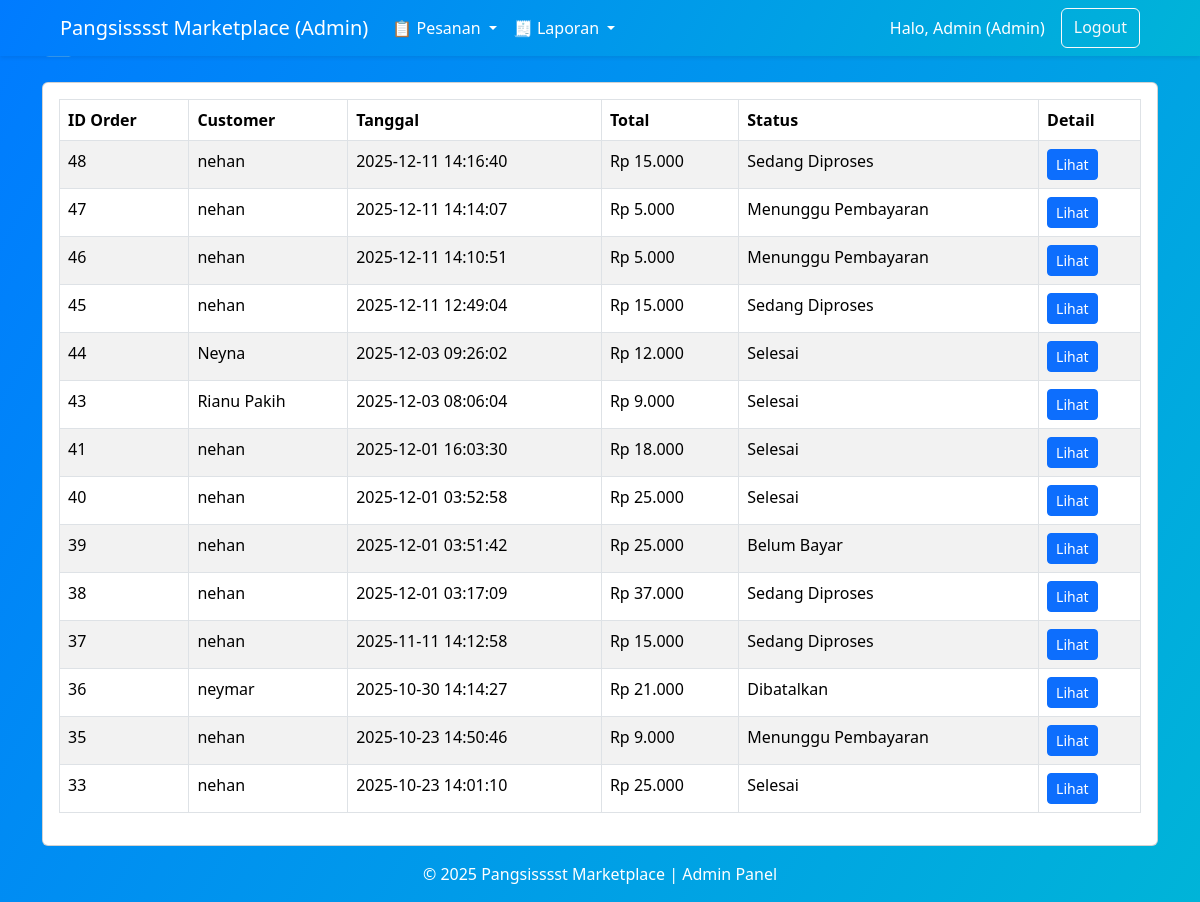
/dashboard_admin/histori.php (signed in), run on an earlier commit of the app's database.
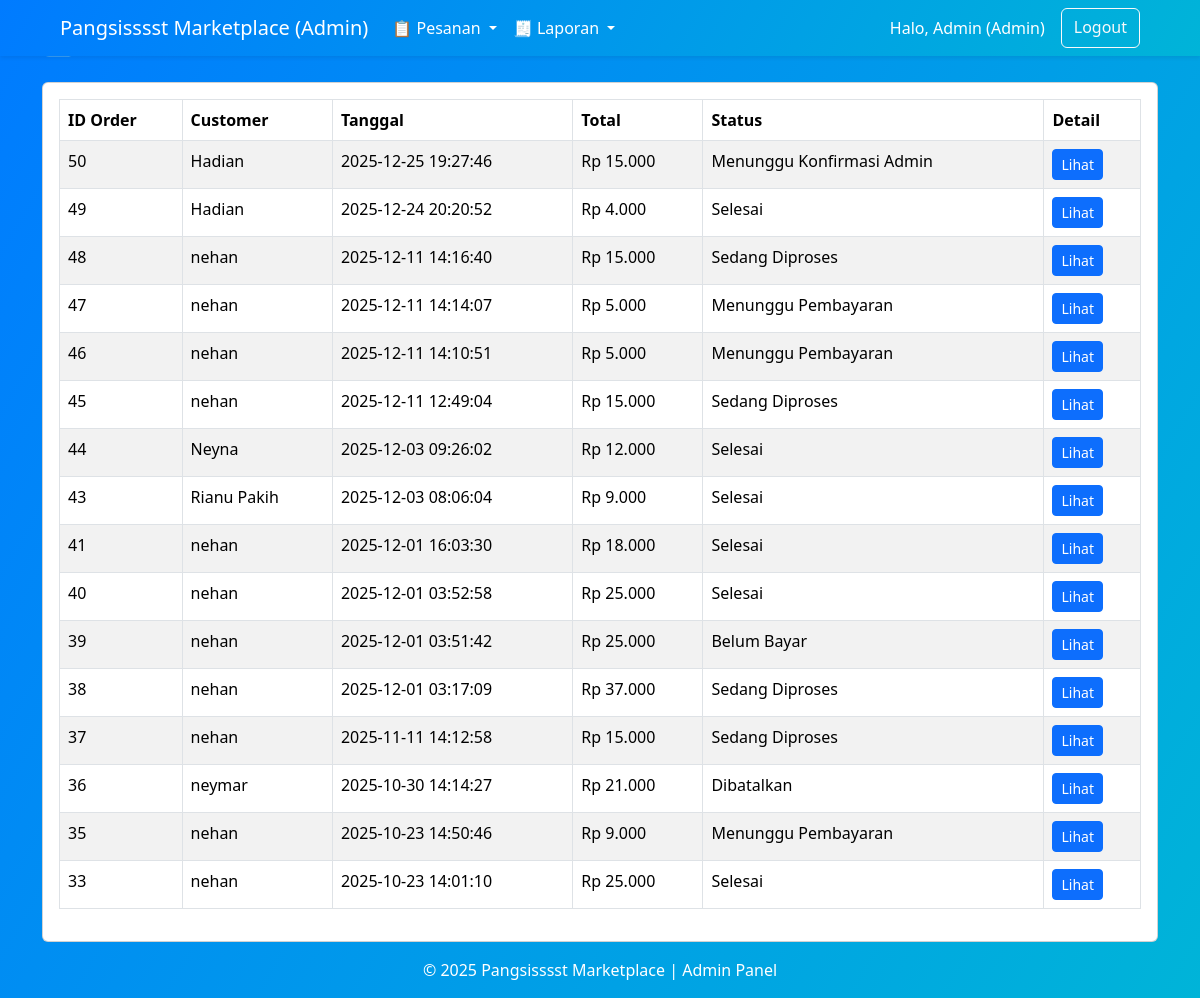
And on a later commit of the database.
### tables this page shows
CREATE TABLE `orders` (
  `id` int(11) NOT NULL,
  `customer_id` int(11) DEFAULT NULL,
  `tanggal` datetime DEFAULT NULL,
  `status` varchar(50) DEFAULT NULL,
  `total` decimal(15,2) DEFAULT NULL,
  `alamat_pengiriman` varchar(255) DEFAULT NULL
);

CREATE TABLE `users` (
  `id` int(11) NOT NULL,
  `nama` varchar(100) DEFAULT NULL,
  `email` varchar(100) DEFAULT NULL,
  `password` varchar(255) DEFAULT NULL,
  `role` enum('admin','customer') DEFAULT 'customer',
  `created_at` timestamp NOT NULL DEFAULT current_timestamp()
);

### dashboard_admin/histori.php (the view, shortened to what this page needs)
<?php
require_once "../config/koneksi.php";
$orders = mysqli_query($conn, "
    SELECT o.*, u.nama
    FROM orders o
    JOIN users u ON o.customer_id = u.id
    ORDER BY o.id DESC
");
?>
<!DOCTYPE html>
<html lang="id">
<head>
</head>
<body>
<?php include __DIR__ . '/navbar.php'; ?>
<div class="container mt-4">
    <h3 class="text-white mb-4">🧾 Histori Pembelian</h3>
    <div class="card p-3">
        <table class="table table-bordered table-striped">
            <thead>
                <tr>
                    <th>ID Order</th>
                    <th>Customer</th>
                    <th>Tanggal</th>
                    <th>Total</th>
                    <th>Status</th>
                    <th>Detail</th>
                </tr>
            </thead>
            <tbody>
                <?php while($o = mysqli_fetch_assoc($orders)): ?>
                <tr>
                    <td><?= $o['id'] ?></td>
                    <td><?= $o['nama'] ?></td>
                    <td><?= $o['tanggal'] ?></td>
                    <td>Rp <?= number_format($o['total'],0,',','.') ?></td>
                    <td><?= $o['status'] ?></td>
                    <td>
                        <a href="histori_detail.php?id=<?= $o['id'] ?>"
                           class="btn btn-primary btn-sm">Lihat</a>
                    </td>
                </tr>
                <?php endwhile; ?>
            </tbody>
        </table>
    </div>
</div>
<?php include __DIR__ . '/footer.php'; ?>
</body>
</html>

### dashboard_admin/navbar.php (shortened to what this page needs)
<?php
    $user = $_SESSION['user'];
?>
<!DOCTYPE html>
<html lang="id">
<head>
    <link href="https://cdn.jsdelivr.net/npm/bootstrap@5.3.3/dist/css/bootstrap.min.css" rel="stylesheet">
</head>
<body>
    <nav class="navbar navbar-expand-lg navbar-dark navbar-custom shadow-sm px-5 mb-5 fixed-top">
    <div class="container-fluid">
        <a class="navbar-brand" href="admin.php">Pangsisssst Marketplace (Admin)</a>
        <div class="collapse navbar-collapse" id="navbarSupportedContent">
        <ul class="navbar-nav me-auto mb-2 mb-lg-0">
            <li class="nav-item dropdown">
            <a class="nav-link dropdown-toggle text-white" href="#" role="button" data-bs-toggle="dropdown" aria-expanded="false">
                📋 Pesanan
            </a>
            </li>
            <li class="nav-item dropdown">
            <a class="nav-link dropdown-toggle text-white" href="#" role="button" data-bs-toggle="dropdown" aria-expanded="false">
                🧾 Laporan
            </a>
            </li>
        </ul>
        <form class="d-flex" role="search">
            <span class="navbar-text text-white me-3">
                Halo, <?= htmlspecialchars($user['nama']); ?> (Admin)
            </span>
            <a href="?action=logout" class="btn btn-outline-light">Logout</a>
        </form>
        </div>
    </div>
    </nav>
</body>
</html>

### dashboard_admin/footer.php
<footer class="text-white text-center py-3">
    © <?= date('Y'); ?> Pangsisssst Marketplace | Admin Panel
</footer>

### dashboard_admin/histori.php (style rules this page uses)
body { background: linear-gradient(120deg, #007bff, #00b4d8); min-height: 100vh; }
.card { border-radius: 12px; }
.table thead { background: #007bff; color: white; }

### dashboard_admin/navbar.php (style rules this page uses)
.navbar-custom { background: linear-gradient(120deg, #007bff, #00b4d8); }

What changed in the data, as far as the page shows it:
added orders: id "50", customer.nama "Hadian", tanggal "2025-12-25 19:27:46", total "15.000", status "Menunggu Konfirmasi Admin"
added orders: id "49", customer.nama "Hadian", tanggal "2025-12-24 20:20:52", total "4.000", status "Selesai"
